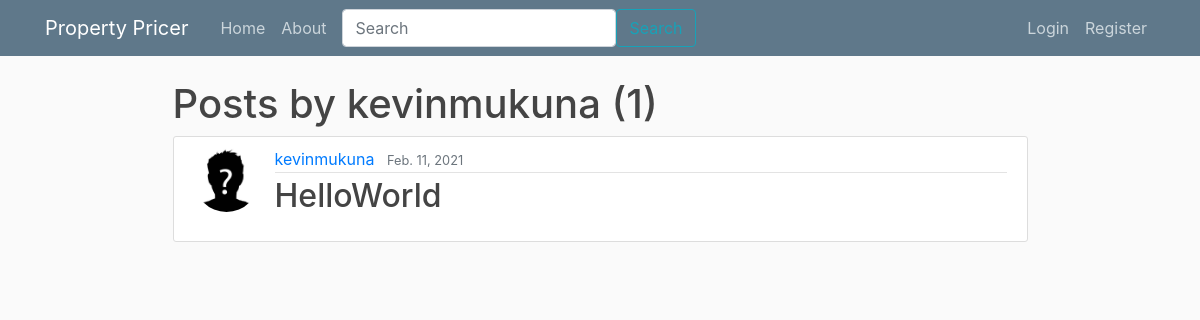
Page /user/kevinmukuna on the committed database.
### webpages/models.py (models this page shows, shortened)
class Post(models.Model):
    title = models.CharField(max_length=128)
    property_description = models.TextField()
    images = models.ImageField(upload_to='post_images', null=True, blank=True)
    address_line_1 = models.CharField(max_length=255, default='')
    address_line_2 = models.CharField(max_length=255, null=True, blank=True)
    city = models.CharField(max_length=128, default='')
    county = models.CharField(max_length=128, default='')
    date_posted = models.DateField(default=timezone.now)
    author = models.ForeignKey(User, on_delete=models.CASCADE)
    """
        this method return a string to redirect the user after posting to that post by returning post details the
        primary key of the newly created post
    """

### userpages/models.py (models this page shows, shortened)
class Profile(models.Model):
    user = models.OneToOneField(User, on_delete=models.CASCADE)
    image = models.ImageField(default='default.jpg', upload_to='profile_pics')

### webpages/views.py (the view)
# urls.py: path('user/<str:username>', UserPostListView.as_view(), name='user-posts'),
class UserPostListView(ListView):
    model = Post
    template_name = 'webpages/user_posts.html'
    context_object_name = 'posts'
    paginate_by = 5
    def get_queryset(self):
        user = get_object_or_404(User, username=self.kwargs.get('username'))
        return Post.objects.filter(author=user).order_by('-date_posted')

### templates/webpages/user_posts.html (shortened to what this page needs)
{% extends "base.html" %}
{% block content %}
    <h1 clas="mb-3"> Posts by {{ view.kwargs.username }} ({{ page_obj.paginator.count}})</h1>
    {% for post in posts %}
    <article class="media content-section">
        <img class="rounded-circle article-img" src="{{ post.author.profile.image.url }}">
        <div class="media-body">
            <div class="article-metadata">
                <a class="mr-2" href="{% url 'user-posts' post.author.username %}">{{ post.author }}</a>
                <small class="text-muted">{{ post.date_posted }}</small>
            </div>
            <h2><a class="article-title" href="{% url 'post-detail' post.id %}">{{ post.title }}</a></h2>
        </div>
    </article>
    {% endfor %}
{% endblock content %}

### static/css/main.css (style rules this page uses)
body { background: #fafafa; color: #333333; margin-top: 5rem; }
h1, h2, h3, h4, h5, h6 { color: #444444; }
.content-section { background: #ffffff; padding: 10px 20px; border: 1px solid #dddddd; border-radius: 3px; margin-bottom: 20px; }
.article-title { color: #444444; }
.article-img { height: 65px; width: 65px; margin-right: 16px; }
.article-metadata { padding-bottom: 1px; margin-bottom: 4px; border-bottom: 1px solid #e3e3e3 }

### rows in the picture
Post: author.profile.image (placeholder picture), author "kevinmukuna", date_posted "Feb. 11, 2021", title "HelloWorld"

### other values in the picture
{{ view.kwargs.username }} "kevinmukuna"
{{ page_obj.paginator.count }} "1"
